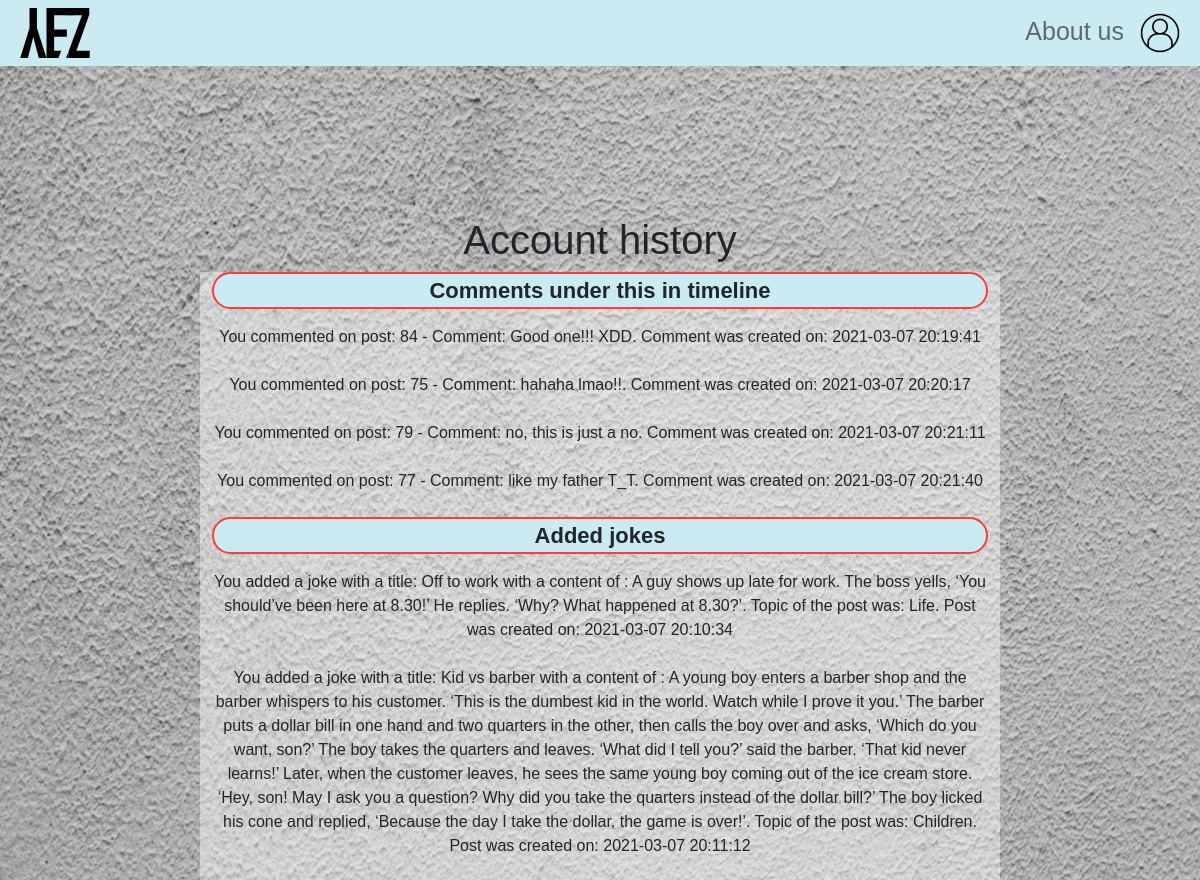
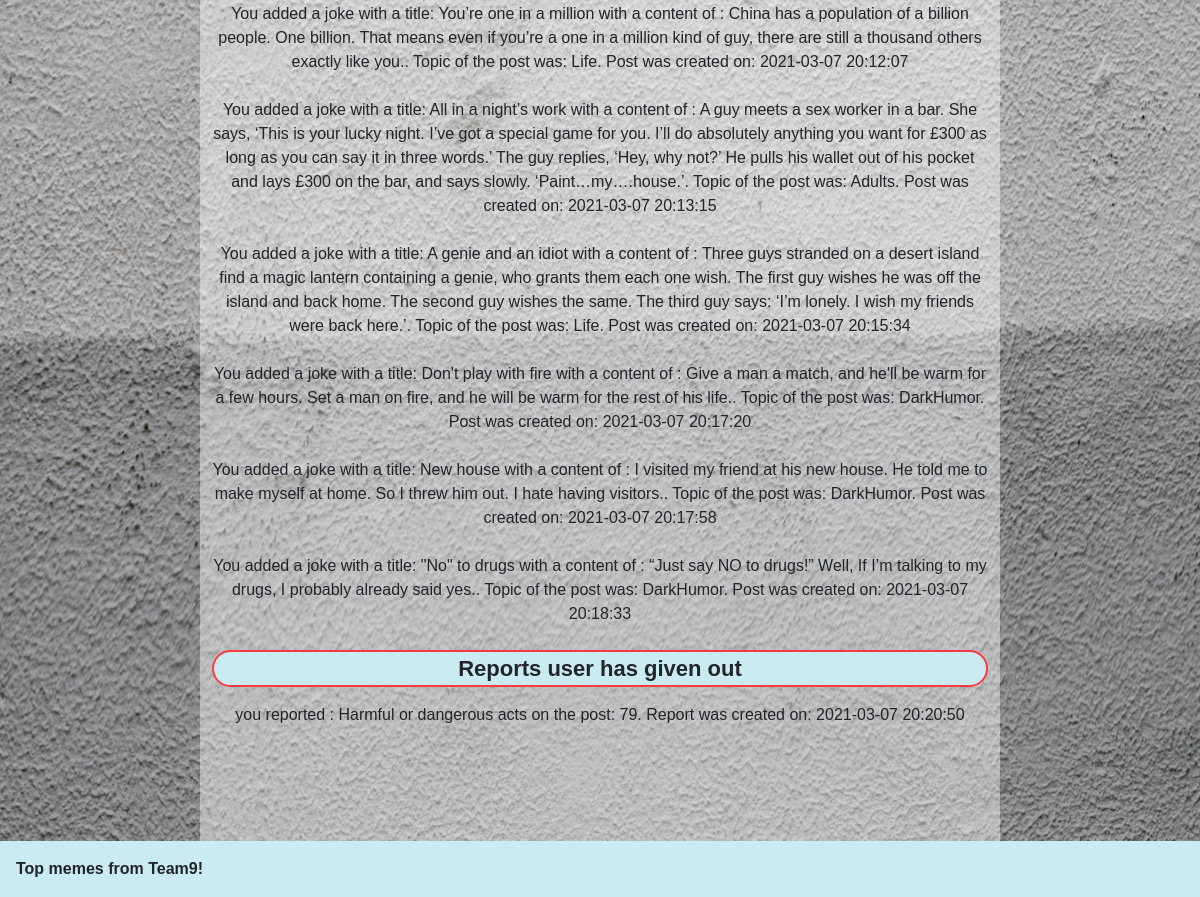
The page /accounthistory.php (signed in) on the database its author committed (2 pictures, top to bottom).
### tables this page shows
CREATE TABLE `comments` (
  `ComntID` int NOT NULL,
  `postid` int DEFAULT NULL,
  `UserID` int NOT NULL,
  `createdon` datetime NOT NULL DEFAULT CURRENT_TIMESTAMP,
  `message` text NOT NULL
);

CREATE TABLE `posts` (
  `postid` int NOT NULL,
  `accountid` int NOT NULL,
  `title` varchar(50) NOT NULL,
  `post` text NOT NULL,
  `topic` varchar(50) NOT NULL,
  `createdon` datetime NOT NULL DEFAULT CURRENT_TIMESTAMP
);

### accounthistory.php (the view, shortened to what this page needs)
<?php $pagetitle = 'Account history';
include 'toplinks.php';
?>
<?php include 'header.php'?>
<?php include 'db.php' ?>
<div id="accountHistoryPage" class="container-fluid">
        <div class="row">
            <div class="col-lg-2"></div>
                    <div class="col-lg-8">
                        <h1 id="AccountHistory" class="title">Account history</h1>
                    </div>
            <div class="col-lg-2"></div>
        </div>
            <div class="row">
                <div class="col-lg-2"></div>
                    <div id="historyContent" class="col-lg-8">
                        <p id="AccHis">Comments under this in timeline</p>
                        <?php
                        $userid = $_SESSION['accountid'];
                        $comnt = "SELECT
                        postid, message, createdon
                        from
                            comments
                        where
                        userID = $userid
                        order by createdon asc";
                        $sql = $conn->query($comnt);
                        if ($sql->num_rows > 0) {
                            while($row = $sql->fetch_assoc()) {
                              echo "You commented on post: " . $row["postid"]. " - Comment: " . $row["message"]. ". Comment was created on: " . $row["createdon"]. "<br><br>";
                            }
                          } else {
                            echo "You have not commented on anything yet.";
                          }
                        ?>
                        <p id="AccHis">Added jokes</p>
                        <?php
                        $jokeadded = "SELECT
                        title, post, topic, createdon
                        from
                          posts
                        where
                        accountid=$userid
                        order by createdon asc";
                        $sql = $conn->query($jokeadded);
                        if ($sql->num_rows > 0) {
                          while($row = $sql->fetch_assoc()) {
                            echo "You added a joke with a title: " . $row["title"]. "  with a content of : " . $row["post"]. ". Topic of the post was: " . $row["topic"]. ". Post was created on: " . $row["createdon"]. "<br><br>";
                          }
                        } else {
                          echo "You haven't added a joke yet.";
                        }
                        ?>
                        <p id="AccHis">Reports user has given out</p>
                        <?php
                        $userid = $_SESSION['accountid'];
                        $reports = "SELECT
                        postid, reason, createdon
                        from
                            reports
                        where
                        accountid=$userid
                        order by createdon asc";
                        $sql = $conn->query($reports);
                        if ($sql->num_rows > 0) {
                            while($row = $sql->fetch_assoc()) {
                              echo "you reported : " . $row["reason"]. " on the post: " . $row["postid"]. ". Report was created on: " . $row["createdon"]. "<br><br>";
                            }
                          } else {
                            echo "You have not reported anything yet.";
                          }
                        ?>
                    </div>
                <div class="col-lg-2"></div>
            </div>
</div>
<?php include 'botlinks.php'?>
<?php include 'footer.php'?>

### toplinks.php (shortened to what this page needs)
<!DOCTYPE html>
<html lang="en">
<head>
	<link href="https://cdn.jsdelivr.net/npm/bootstrap@5.0.0-beta2/dist/css/bootstrap.min.css" rel="stylesheet">
	<link rel="stylesheet" href="https://cdnjs.cloudflare.com/ajax/libs/font-awesome/4.7.0/css/font-awesome.min.css" />
	<link href="styles.css" rel="stylesheet">
</head>
<body>

### header.php (shortened to what this page needs)
<header>
    <nav class="navbar navbar-expand-lg navbar-light bg-light">
      <div class="container-fluid">
        <a class="navbar-brand p-2" href="index.php">
                <img src="Logo.svg" width="70" height="50" alt="">
            </a>
        <div class="collapse navbar-collapse" id="navbarSupportedContent">
            <ul class="navbar-nav mb-2 mb-lg-0">
            <li class="nav-item dropdown">
              <a class="nav-link" href="aboutus.php">
                About us
              </a>
            </li>
            <li class="nav-item dropdown">
              <a class="nav-link dropdown" href="#" id="navbarDropdown" role="button" data-bs-toggle="dropdown" aria-expanded="false"><img class="accountimage" src="accountImg.png"></a>
            </li>
          </ul>
        </div>
      </div>
    </nav>
  </header>

### botlinks.php (shortened to what this page needs)
</body>
</html>

### footer.php
<footer>
    <div class="navbar-light bg-light text-start fw-bolder p-3">Top memes from Team9!</div>
</footer>

### styles.css (style rules this page uses)
.nav-link { text-align: center; font-size: 25px; }
.navbar-light { background-color: #caebf2 !important; }
#AccountHistory { text-align: center; margin-top: 150px; }
#AccHis { background-color: #caebf2; text-align: center; font-weight: bold; font-size: 22px; border: 2px solid #ff3b3f; border-radius: 25px; }
#historyContent { background-color:rgba(255, 255, 255, 0.418); padding-bottom: 90px; text-align: center; }
.navbar { padding: 0px; }
.accountimage { width: 40px; height: auto; }
body { font-family: sans-serif; background-image: url("background.jpg"); background-repeat: no-repeat; background-size: cover; background-attachment: fixed; background-position: center; height: 100%; }
footer { bottom: 0; width: 100%; }

### rows shown on the page
comments: postid "84", message "Good one!!! XDD", createdon "2021-03-07 20:19:41"
comments: postid "75", message "hahaha lmao!!", createdon "2021-03-07 20:20:17"
comments: postid "79", message "no, this is just a no", createdon "2021-03-07 20:21:11"
comments: postid "77", message "like my father T_T", createdon "2021-03-07 20:21:40"
posts: title "Off to work", post "A guy shows up late for work. The boss yells, ‘You should’ve been here at 8.30!’ He replies. ‘Why? What happened at 8.30?’", topic "Life", createdon "2021-03-07 20:10:34"
posts: title "Kid vs barber", post "A young boy enters a barber shop and the barber whispers to his customer. ‘This is the dumbest kid in the world. Watch while I prove it you.’ The barber puts a dollar bill in one hand and two quarters in the other, then calls the boy over and asks, ‘Which do you want, son?’ The boy takes the quarters and leaves. ‘What did I tell you?’ said the barber. ‘That kid never learns!’ Later, when the customer leaves, he sees the same young boy coming out of the ice cream store. ‘Hey, son! May I ask you a question? Why did you take the quarters instead of the dollar bill?’ The boy licked his cone and replied, ‘Because the day I take the dollar, the game is over!’", topic "Children", createdon "2021-03-07 20:11:12"
posts: title "You’re one in a million", post "China has a population of a billion people. One billion. That means even if you’re a one in a million kind of guy, there are still a thousand others exactly like you.", topic "Life", createdon "2021-03-07 20:12:07"
posts: title "All in a night’s work", post "A guy meets a sex worker in a bar. She says, ‘This is your lucky night. I’ve got a special game for you. I’ll do absolutely anything you want for £300 as long as you can say it in three words.’ The guy replies, ‘Hey, why not?’ He pulls his wallet out of his pocket and lays £300 on the bar, and says slowly. ‘Paint…my….house.’", topic "Adults", createdon "2021-03-07 20:13:15"
posts: title "A genie and an idiot", post "Three guys stranded on a desert island find a magic lantern containing a genie, who grants them each one wish. The first guy wishes he was off the island and back home. The second guy wishes the same. The third guy says: ‘I’m lonely. I wish my friends were back here.’", topic "Life", createdon "2021-03-07 20:15:34"
posts: title "Don't play with fire", post "Give a man a match, and he'll be warm for a few hours. Set a man on fire, and he will be warm for the rest of his life.", topic "DarkHumor", createdon "2021-03-07 20:17:20"
posts: title "New house", post "I visited my friend at his new house. He told me to make myself at home. So I threw him out. I hate having visitors.", topic "DarkHumor", createdon "2021-03-07 20:17:58"
posts: title "\"No\" to drugs", post "“Just say NO to drugs!” Well, If I’m talking to my drugs, I probably already said yes.", topic "DarkHumor", createdon "2021-03-07 20:18:33"

### other values the page prints
$row["reason"] "Harmful or dangerous acts"
$row["postid"] "79"
$row["createdon"] "2021-03-07 20:20:50"
